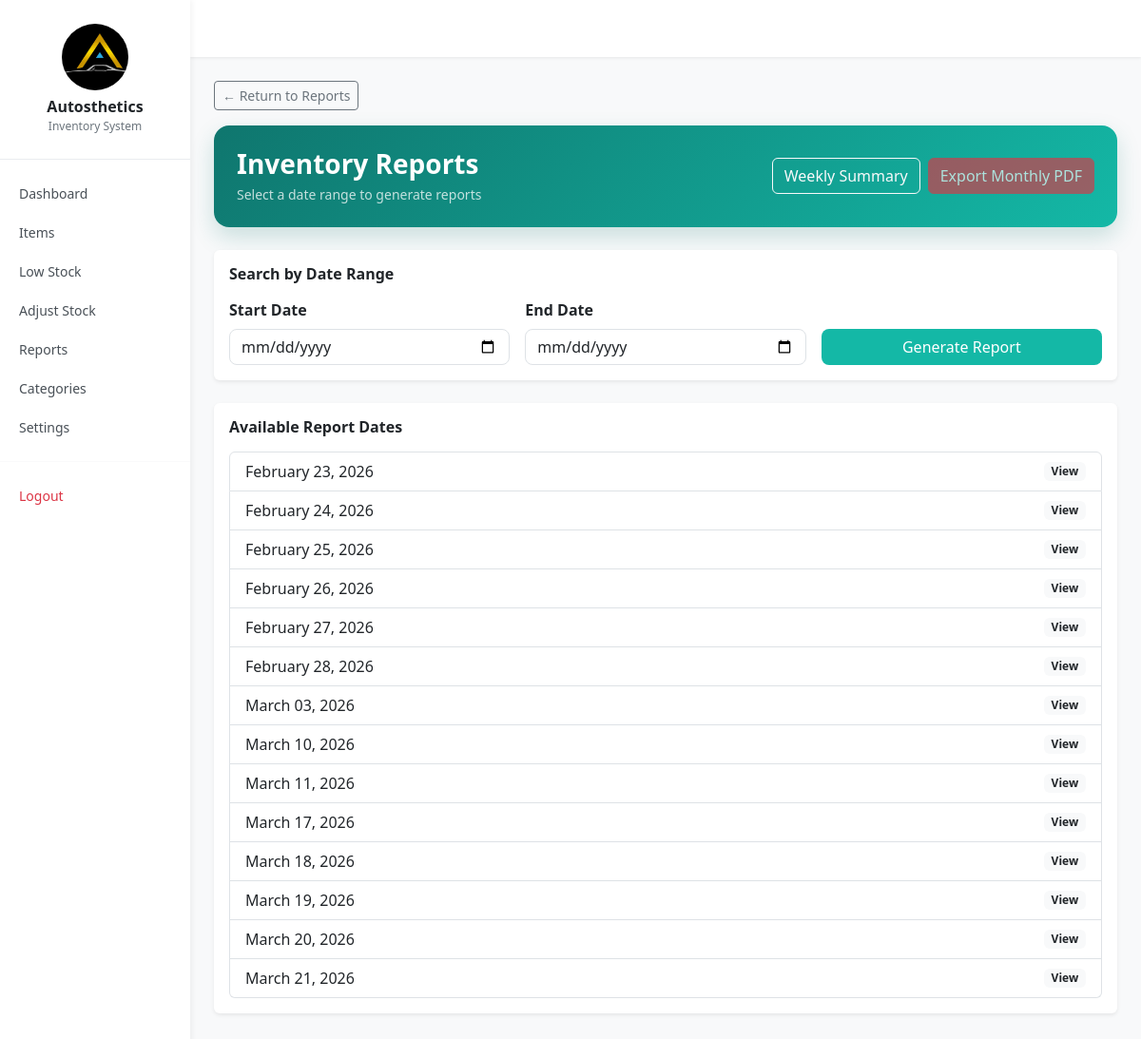
/reports/monthly/ (signed in), run on an earlier commit of the app's database.
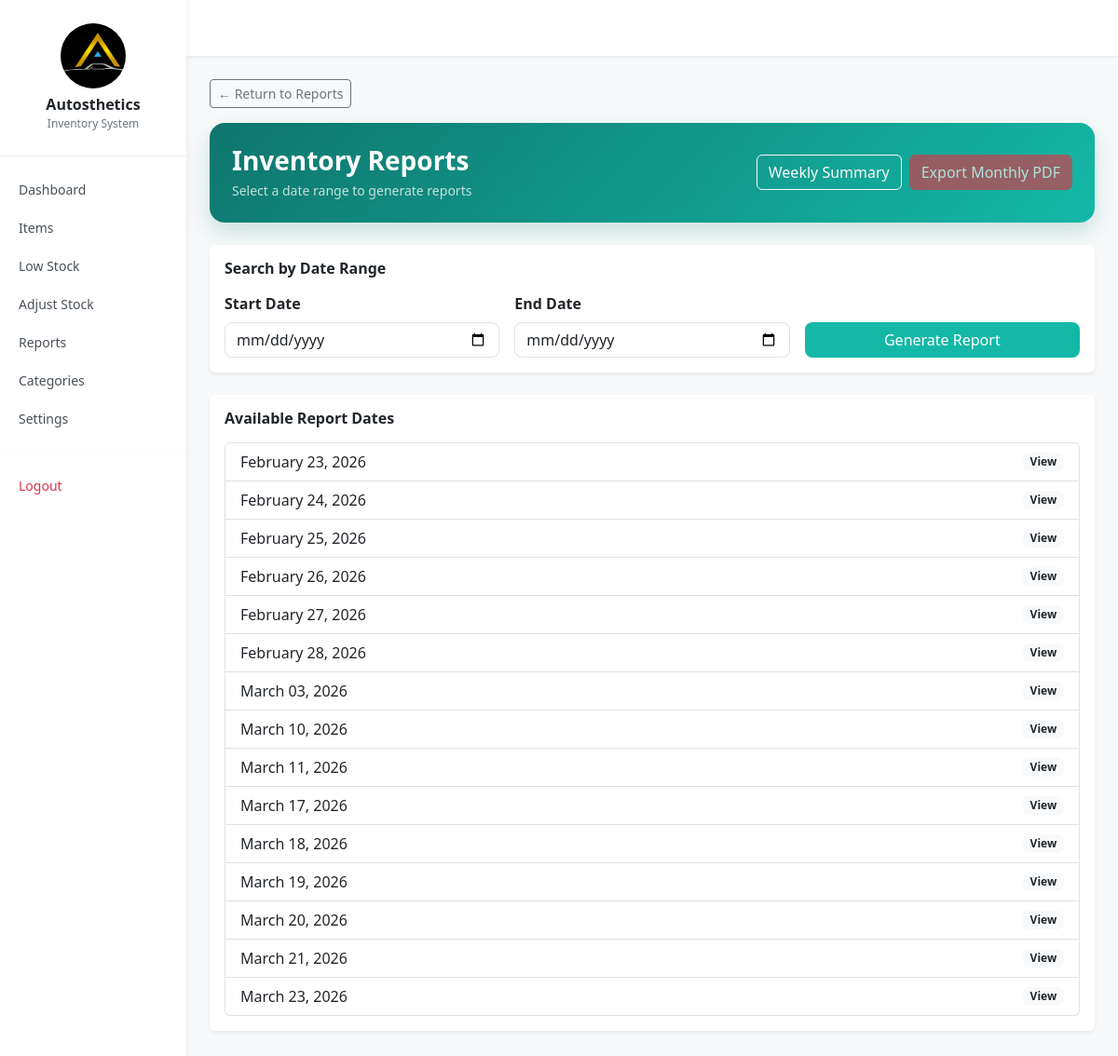
And on a later commit of the database.
### inventory/models.py (models this page shows, shortened)
class DailySnapshot(models.Model):
    date = models.DateField(unique=True)
    created_at = models.DateTimeField(auto_now_add=True)

### inventory/views.py (the view)
# urls.py: path('reports/monthly/', views.monthly_detail, name='monthly_detail'),
@login_required
def monthly_detail(request):
    snapshots = DailySnapshot.objects.all().order_by('date')
    year = request.GET.get('year')
    month = request.GET.get('month')
    if year and month:
        year = int(year)
        month = int(month)
        snapshots = snapshots.filter(date__year=year, date__month=month)
        for snapshot in snapshots:
            create_snapshot(snapshot.date)
    context = {
        'snapshots': snapshots,
        'year': year,
        'month': month,
    }
    return render(request, 'inventory/monthly_detail.html', context)

### inventory/templates/inventory/monthly_detail.html (shortened to what this page needs)
{% extends "inventory/base.html" %}
{% block content %}
<a href="{% url 'reports' %}" class="btn btn-outline-secondary btn-sm mb-3">
    ← Return to Reports
</a>
<div class="p-4 rounded-4 text-white mb-4"
     style="background: linear-gradient(135deg, #0f766e, #14b8a6);
            box-shadow: 0 10px 25px rgba(15,118,110,0.2);">
    <div class="d-flex justify-content-between align-items-center flex-wrap gap-3">
        <div>
            <h3 class="fw-bold mb-1">
                Inventory Reports
            </h3>
            {% if start_date and end_date %}
                <p class="mb-0 small opacity-75">
                    Showing reports from {{ start_date }} to {{ end_date }}
                </p>
            {% else %}
                <p class="mb-0 small opacity-75">
                    Select a date range to generate reports
                </p>
            {% endif %}
        </div>
        <div class="d-flex gap-2 flex-wrap">
            <a href="{% url 'weekly_summary' %}" class="btn btn-outline-light">
                Weekly Summary
            </a>
            {% if year and month %}
            <a href="{% url 'monthly_summary_pdf' year month %}"
               class="btn btn-danger">
                Export Monthly PDF
            </a>
            {% else %}
            <button class="btn btn-danger" disabled>
                Export Monthly PDF
            </button>
            {% endif %}
        </div>
    </div>
</div>
<div class="card shadow-sm border-0 mb-4">
    <div class="card-body">
        <h6 class="fw-semibold mb-3">Search by Date Range</h6>
        <form method="GET">
            <div class="row g-3">
                <div class="col-md-4">
                    <label class="form-label fw-semibold">Start Date</label>
                    <input type="date"
                           name="start_date"
                           class="form-control rounded-3"
                           value="{{ start_date|default:'' }}"
                           required>
                </div>
                <div class="col-md-4">
                    <label class="form-label fw-semibold">End Date</label>
                    <input type="date"
                           name="end_date"
                           class="form-control rounded-3"
                           value="{{ end_date|default:'' }}"
                           required>
                </div>
                <div class="col-md-4 d-flex align-items-end">
                    <button type="submit"
                            class="btn w-100 text-white rounded-3"
                            style="background: #14b8a6;">
                        Generate Report
                    </button>
                </div>
            </div>
        </form>
    </div>
</div>
<div class="card shadow-sm border-0 mb-4">
    <div class="card-body">
        <h6 class="fw-semibold mb-3">Available Report Dates</h6>
        {% if snapshots %}
            <div class="list-group">
                {% for snapshot in snapshots %}
                    <a href="{% url 'daily_detail' snapshot.date.year snapshot.date.month snapshot.date.day %}"
                       class="list-group-item list-group-item-action d-flex justify-content-between align-items-center">
                        <span>{{ snapshot.date|date:"F d, Y" }}</span>
                        <span class="badge bg-light text-dark">
                            View
                        </span>
                    </a>
                {% endfor %}
            </div>
        {% else %}
            <div class="alert alert-info mb-0">
                No reports found for the selected period.
            </div>
        {% endif %}
    </div>
</div>
{% endblock %}

What changed in the data, as far as the page shows it:
added DailySnapshot: date "March 23, 2026"
